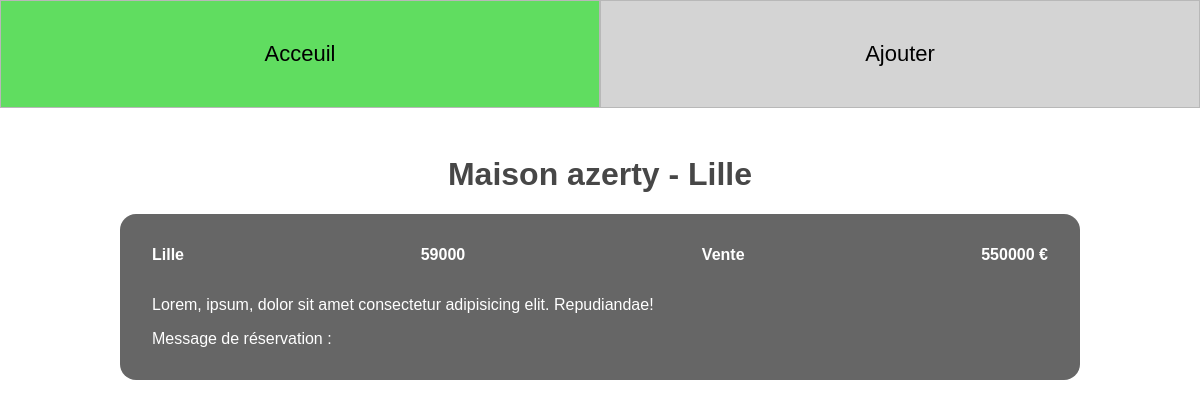
Screenshot of /EvalPHP/src/views/detail?id=22 with the database file from the repository.
### tables this page shows
CREATE TABLE IF NOT EXISTS `advert` (
  `id` int(11) NOT NULL AUTO_INCREMENT,
  `title` varchar(30) NOT NULL,
  `description` varchar(100) NOT NULL,
  `postal_code` int(11) NOT NULL,
  `city` varchar(20) NOT NULL,
  `type` varchar(20) NOT NULL,
  `price` float NOT NULL,
  `reservation_message` varchar(100) DEFAULT NULL,
  PRIMARY KEY (`id`)
);

### EvalPHP/src/controllers/detailCtrl.php (called while the page is built, shortened)
<?php
require '../models/Adverts.php';
$advert = new Adverts($base, $key);
$adverts = $advert->getAdvert((int) $_GET['id']);

### EvalPHP/src/models/Database.php (called while the page is built, shortened)
<?php
class Database
{
	private $db;
	public function __construct($base, $key)
	{
		$this->db = new PDO($base, $key);
	}
	public function getDb()
	{
		return $this->db;
	}
}

### EvalPHP/src/models/Adverts.php (called while the page is built, shortened)
<?php
require 'Database.php';
class Adverts extends Database
{
    public function getAdvert($id)
    {
        $query = 'SELECT * FROM `advert` WHERE `id`=' . $id;
        $res = $this->getDb()->query($query);
        $adverts = $res->fetchAll(PDO::FETCH_OBJ);
        return $adverts;
    }
}

### EvalPHP/src/views/detail.php (the view, shortened to what this page needs)
<?php
require '../controllers/detailCtrl.php';
?>
<!DOCTYPE html>
<html lang="en">
<head>
    <link rel="stylesheet" href="../../assets/css/stylesheet.css">
</head>
<body>
    <nav>
        <ul class="flex">
            <li><a class="flex" href="./list.php">Acceuil</a></li>
            <li><a class="flex" href="./add.php">Ajouter</a></li>
        </ul>
    </nav>
    <header>
        <h1>
            <?= $adverts[0]->title . ' - '; ?>
            <?= $adverts[0]->city; ?>
        </h1>
    </header>
    <ul class="listAdverts flex">
        <li class="advert">
            <div class="flex title">
                <p><?= $adverts[0]->city; ?></p>
                <p><?= $adverts[0]->postal_code; ?></p>
                <p><?= $adverts[0]->type; ?></p>
                <p><?= $adverts[0]->price; ?> &euro;</p>
            </div>
            <div>
                <p><?= $adverts[0]->description; ?></p>
                <p><?= "Message de réservation : " . $adverts[0]->reservation_message; ?></p>
            </div>
        </li>
    </ul>
</body>
</html>

### EvalPHP/assets/css/stylesheet.css (style rules this page uses)
html { font-family: Verdana, Geneva, Tahoma, sans-serif; }
body { margin: 0; }
nav { width: 100%; margin: 0; }
nav ul { width: 100%; margin: 0; padding: 0; }
nav ul li { width: 50%; list-style-type: none; }
nav ul li a { padding: 2.5rem; background-color: rgb(212, 212, 212); border: rgb(184, 184, 184) 1px solid; color: black; text-decoration: none; font-size: 22px; justify-content: center; transition: 0.5s; }
header { margin-top: 3rem; }
h1 { text-align: center; color: rgb(71, 71, 71); }
.flex { display: flex; }
.listAdverts { flex-direction: column; padding: 0; width: 80%; margin: 0 auto; }
.advert { margin-bottom: 1rem; list-style-type: none; background-color: rgb(102, 102, 102); border-radius: 1rem; color: rgb(255, 255, 255); padding: 1rem 2rem; }
.title { justify-content: space-between; font-weight: 700; }

### rows the page displays
advert: title "Maison azerty", city "Lille", postal_code "59000", type "Vente", price "550000", description "Lorem, ipsum, dolor sit amet consectetur adipisicing elit. Repudiandae!"
